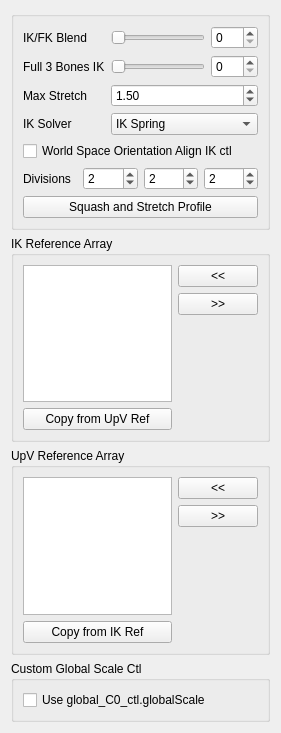
<?xml version="1.0" encoding="UTF-8"?>
<ui version="4.0">
 <class>Form</class>
 <widget class="QWidget" name="Form">
  <property name="geometry">
   <rect>
    <x>0</x>
    <y>0</y>
    <width>281</width>
    <height>733</height>
   </rect>
  </property>
  <property name="windowTitle">
   <string>Form</string>
  </property>
  <layout class="QGridLayout" name="gridLayout">
   <item row="0" column="0">
    <layout class="QVBoxLayout" name="verticalLayout_2">
     <item>
      <widget class="QGroupBox" name="groupBox">
       <property name="title">
        <string/>
       </property>
       <layout class="QGridLayout" name="gridLayout_2">
        <item row="0" column="0">
         <layout class="QVBoxLayout" name="verticalLayout">
          <item>
           <layout class="QFormLayout" name="formLayout">
            <property name="fieldGrowthPolicy">
             <enum>QFormLayout::AllNonFixedFieldsGrow</enum>
            </property>
            <item row="0" column="0">
             <widget class="QLabel" name="ikfk_label">
              <property name="text">
               <string>IK/FK Blend</string>
              </property>
             </widget>
            </item>
            <item row="0" column="1">
             <layout class="QHBoxLayout" name="horizontalLayout_3">
              <item>
               <widget class="QSlider" name="ikfk_slider">
                <property name="minimumSize">
                 <size>
                  <width>0</width>
                  <height>15</height>
                 </size>
                </property>
                <property name="maximum">
                 <number>100</number>
                </property>
                <property name="orientation">
                 <enum>Qt::Horizontal</enum>
                </property>
               </widget>
              </item>
              <item>
               <widget class="QSpinBox" name="ikfk_spinBox">
                <property name="maximum">
                 <number>100</number>
                </property>
               </widget>
              </item>
             </layout>
            </item>
            <item row="2" column="0">
             <widget class="QLabel" name="maxStretch_label">
              <property name="sizePolicy">
               <sizepolicy hsizetype="MinimumExpanding" vsizetype="MinimumExpanding">
                <horstretch>0</horstretch>
                <verstretch>0</verstretch>
               </sizepolicy>
              </property>
              <property name="text">
               <string>Max Stretch</string>
              </property>
             </widget>
            </item>
            <item row="2" column="1">
             <widget class="QDoubleSpinBox" name="maxStretch_spinBox">
              <property name="sizePolicy">
               <sizepolicy hsizetype="MinimumExpanding" vsizetype="Fixed">
                <horstretch>0</horstretch>
                <verstretch>0</verstretch>
               </sizepolicy>
              </property>
              <property name="minimum">
               <double>1.000000000000000</double>
              </property>
              <property name="value">
               <double>1.500000000000000</double>
              </property>
             </widget>
            </item>
            <item row="3" column="0">
             <widget class="QLabel" name="ikSolver_label">
              <property name="text">
               <string>IK Solver</string>
              </property>
             </widget>
            </item>
            <item row="3" column="1">
             <widget class="QComboBox" name="ikSolver_comboBox">
              <property name="sizePolicy">
               <sizepolicy hsizetype="Expanding" vsizetype="Fixed">
                <horstretch>0</horstretch>
                <verstretch>0</verstretch>
               </sizepolicy>
              </property>
              <item>
               <property name="text">
                <string>IK Spring</string>
               </property>
              </item>
              <item>
               <property name="text">
                <string>Rotation Plane</string>
               </property>
              </item>
             </widget>
            </item>
            <item row="1" column="1">
             <layout class="QHBoxLayout" name="horizontalLayout_8">
              <item>
               <widget class="QSlider" name="full3BonesIK_slider">
                <property name="minimumSize">
                 <size>
                  <width>0</width>
                  <height>15</height>
                 </size>
                </property>
                <property name="maximum">
                 <number>100</number>
                </property>
                <property name="orientation">
                 <enum>Qt::Horizontal</enum>
                </property>
               </widget>
              </item>
              <item>
               <widget class="QSpinBox" name="full3BonesIK_spinBox">
                <property name="maximum">
                 <number>100</number>
                </property>
               </widget>
              </item>
             </layout>
            </item>
            <item row="1" column="0">
             <widget class="QLabel" name="full3bonesIK_label">
              <property name="text">
               <string>Full 3 Bones IK</string>
              </property>
             </widget>
            </item>
           </layout>
          </item>
          <item>
           <widget class="QCheckBox" name="neutralRotation_checkBox">
            <property name="text">
             <string>World Space Orientation Align IK ctl</string>
            </property>
           </widget>
          </item>
          <item>
           <layout class="QHBoxLayout" name="horizontalLayout">
            <item>
             <widget class="QLabel" name="divisions_label">
              <property name="text">
               <string>Divisions</string>
              </property>
             </widget>
            </item>
            <item>
             <widget class="QSpinBox" name="div0_spinBox">
              <property name="minimum">
               <number>1</number>
              </property>
              <property name="value">
               <number>2</number>
              </property>
             </widget>
            </item>
            <item>
             <widget class="QSpinBox" name="div1_spinBox">
              <property name="minimum">
               <number>1</number>
              </property>
              <property name="value">
               <number>2</number>
              </property>
             </widget>
            </item>
            <item>
             <widget class="QSpinBox" name="div2_spinBox">
              <property name="minimum">
               <number>1</number>
              </property>
              <property name="value">
               <number>2</number>
              </property>
             </widget>
            </item>
           </layout>
          </item>
          <item>
           <layout class="QHBoxLayout" name="horizontalLayout_2">
            <item>
             <widget class="QPushButton" name="squashStretchProfile_pushButton">
              <property name="text">
               <string>Squash and Stretch Profile</string>
              </property>
             </widget>
            </item>
           </layout>
          </item>
         </layout>
        </item>
       </layout>
      </widget>
     </item>
     <item>
      <widget class="QGroupBox" name="ikRefArray_groupBox">
       <property name="title">
        <string>IK Reference Array</string>
       </property>
       <property name="flat">
        <bool>false</bool>
       </property>
       <layout class="QGridLayout" name="gridLayout_3">
        <item row="0" column="0">
         <layout class="QHBoxLayout" name="ikRefArray_horizontalLayout">
          <item>
           <layout class="QVBoxLayout" name="ikRefArray_verticalLayout_1">
            <item>
             <widget class="QListWidget" name="ikRefArray_listWidget">
              <property name="dragDropOverwriteMode">
               <bool>true</bool>
              </property>
              <property name="dragDropMode">
               <enum>QAbstractItemView::InternalMove</enum>
              </property>
              <property name="defaultDropAction">
               <enum>Qt::MoveAction</enum>
              </property>
              <property name="alternatingRowColors">
               <bool>true</bool>
              </property>
              <property name="selectionMode">
               <enum>QAbstractItemView::ExtendedSelection</enum>
              </property>
              <property name="selectionRectVisible">
               <bool>false</bool>
              </property>
             </widget>
            </item>
            <item>
             <widget class="QPushButton" name="ikRefArray_copyRef_pushButton">
              <property name="text">
               <string>Copy from UpV Ref</string>
              </property>
             </widget>
            </item>
           </layout>
          </item>
          <item>
           <layout class="QVBoxLayout" name="ikRefArray_verticalLayout_2">
            <item>
             <widget class="QPushButton" name="ikRefArrayAdd_pushButton">
              <property name="text">
               <string>&lt;&lt;</string>
              </property>
             </widget>
            </item>
            <item>
             <widget class="QPushButton" name="ikRefArrayRemove_pushButton">
              <property name="text">
               <string>&gt;&gt;</string>
              </property>
             </widget>
            </item>
            <item>
             <spacer name="ikRefArray_verticalSpacer">
              <property name="orientation">
               <enum>Qt::Vertical</enum>
              </property>
              <property name="sizeHint" stdset="0">
               <size>
                <width>20</width>
                <height>40</height>
               </size>
              </property>
             </spacer>
            </item>
           </layout>
          </item>
         </layout>
        </item>
       </layout>
      </widget>
     </item>
     <item>
      <widget class="QGroupBox" name="upvRefArray_groupBox">
       <property name="title">
        <string>UpV Reference Array</string>
       </property>
       <layout class="QGridLayout" name="gridLayout_4">
        <item row="0" column="0">
         <layout class="QHBoxLayout" name="upvRefArray_horizontalLayout">
          <item>
           <layout class="QVBoxLayout" name="upvRefArray_verticalLayout_1">
            <item>
             <widget class="QListWidget" name="upvRefArray_listWidget">
              <property name="dragDropOverwriteMode">
               <bool>true</bool>
              </property>
              <property name="dragDropMode">
               <enum>QAbstractItemView::InternalMove</enum>
              </property>
              <property name="defaultDropAction">
               <enum>Qt::MoveAction</enum>
              </property>
              <property name="alternatingRowColors">
               <bool>true</bool>
              </property>
              <property name="selectionMode">
               <enum>QAbstractItemView::ExtendedSelection</enum>
              </property>
              <property name="selectionRectVisible">
               <bool>false</bool>
              </property>
             </widget>
            </item>
            <item>
             <widget class="QPushButton" name="upvRefArray_copyRef_pushButton">
              <property name="text">
               <string>Copy from IK Ref</string>
              </property>
             </widget>
            </item>
           </layout>
          </item>
          <item>
           <layout class="QVBoxLayout" name="upvRefArray_verticalLayout_2">
            <item>
             <widget class="QPushButton" name="upvRefArrayAdd_pushButton">
              <property name="text">
               <string>&lt;&lt;</string>
              </property>
             </widget>
            </item>
            <item>
             <widget class="QPushButton" name="upvRefArrayRemove_pushButton">
              <property name="text">
               <string>&gt;&gt;</string>
              </property>
             </widget>
            </item>
            <item>
             <spacer name="upvRefArray_verticalSpacer">
              <property name="orientation">
               <enum>Qt::Vertical</enum>
              </property>
              <property name="sizeHint" stdset="0">
               <size>
                <width>20</width>
                <height>40</height>
               </size>
              </property>
             </spacer>
            </item>
           </layout>
          </item>
         </layout>
        </item>
       </layout>
      </widget>
     </item>
    </layout>
   </item>
   <item row="1" column="0">
    <widget class="QGroupBox" name="globScl_groupBox">
     <property name="title">
      <string>Custom Global Scale Ctl</string>
     </property>
     <layout class="QGridLayout" name="gridLayout_5">
      <item row="0" column="0">
       <widget class="QCheckBox" name="globalScale_checkBox">
        <property name="text">
         <string>Use global_C0_ctl.globalScale</string>
        </property>
       </widget>
      </item>
     </layout>
    </widget>
   </item>
  </layout>
 </widget>
 <resources/>
 <connections>
  <connection>
   <sender>ikfk_slider</sender>
   <signal>sliderMoved(int)</signal>
   <receiver>ikfk_spinBox</receiver>
   <slot>setValue(int)</slot>
   <hints>
    <hint type="sourcelabel">
     <x>197</x>
     <y>42</y>
    </hint>
    <hint type="destinationlabel">
     <x>245</x>
     <y>42</y>
    </hint>
   </hints>
  </connection>
  <connection>
   <sender>ikfk_spinBox</sender>
   <signal>valueChanged(int)</signal>
   <receiver>ikfk_slider</receiver>
   <slot>setValue(int)</slot>
   <hints>
    <hint type="sourcelabel">
     <x>222</x>
     <y>37</y>
    </hint>
    <hint type="destinationlabel">
     <x>182</x>
     <y>37</y>
    </hint>
   </hints>
  </connection>
  <connection>
   <sender>full3BonesIK_slider</sender>
   <signal>valueChanged(int)</signal>
   <receiver>full3BonesIK_spinBox</receiver>
   <slot>setValue(int)</slot>
   <hints>
    <hint type="sourcelabel">
     <x>142</x>
     <y>60</y>
    </hint>
    <hint type="destinationlabel">
     <x>212</x>
     <y>62</y>
    </hint>
   </hints>
  </connection>
  <connection>
   <sender>full3BonesIK_spinBox</sender>
   <signal>valueChanged(int)</signal>
   <receiver>full3BonesIK_slider</receiver>
   <slot>setValue(int)</slot>
   <hints>
    <hint type="sourcelabel">
     <x>214</x>
     <y>52</y>
    </hint>
    <hint type="destinationlabel">
     <x>180</x>
     <y>54</y>
    </hint>
   </hints>
  </connection>
 </connections>
</ui>
